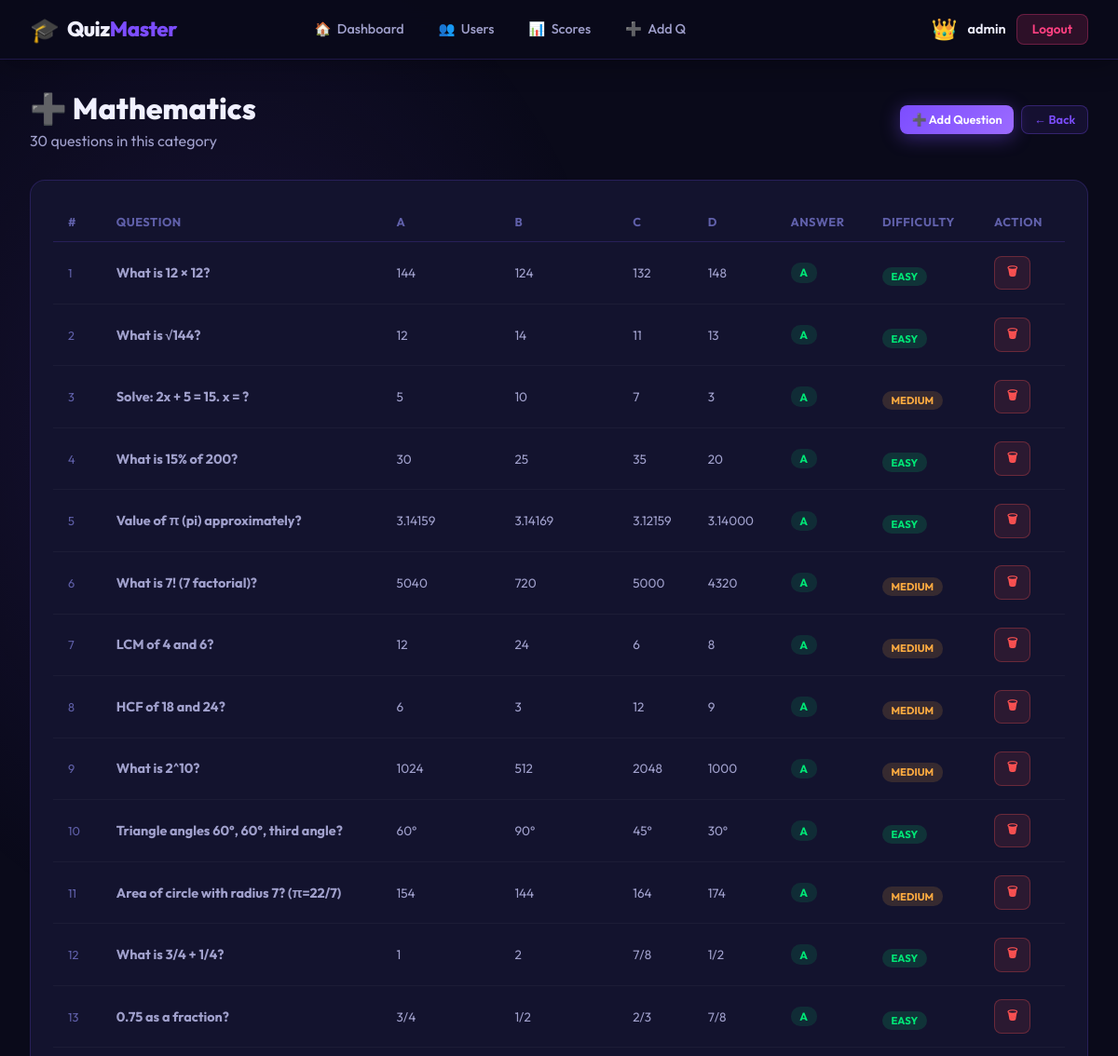
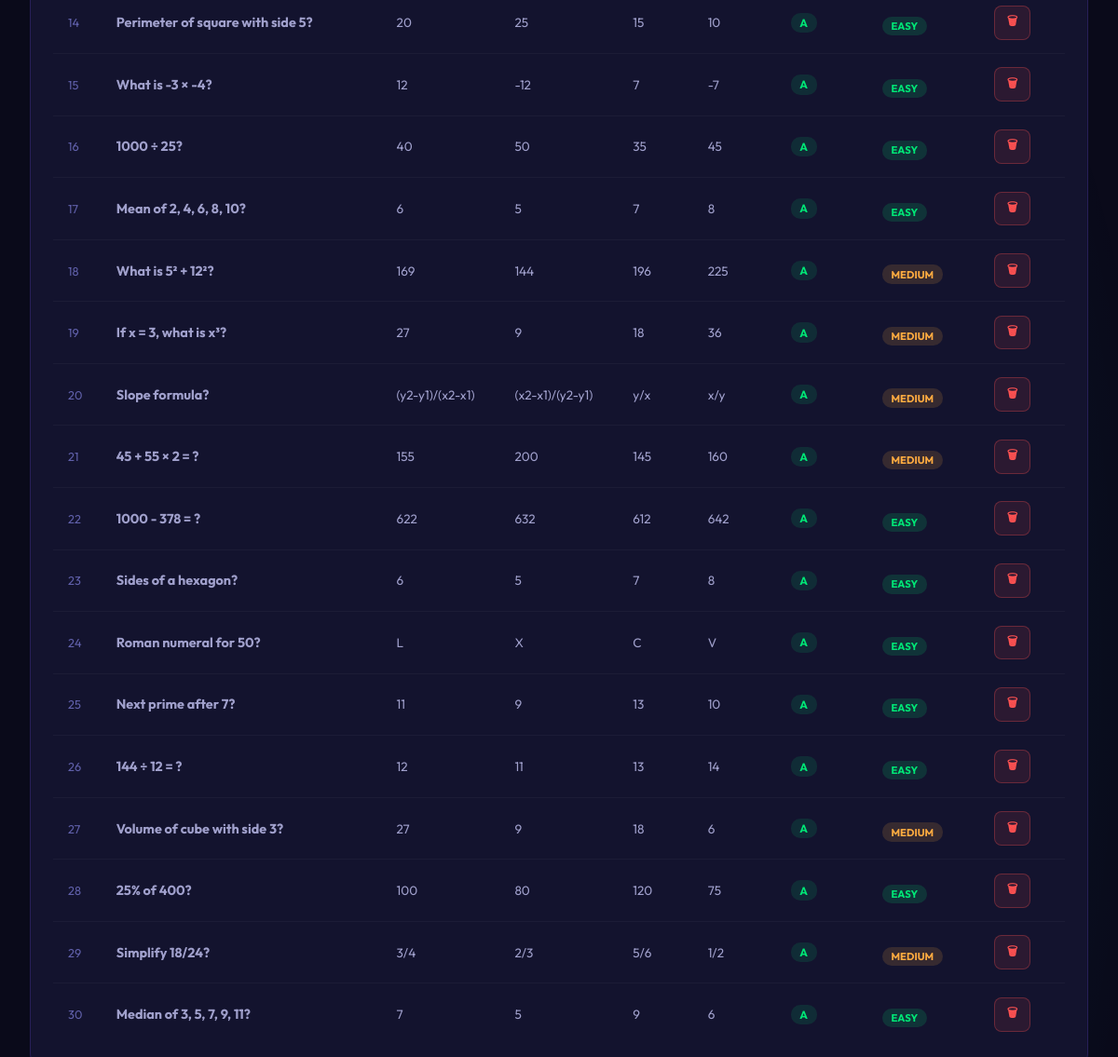
The app's page /admin/questions/1 (signed in) with its own data (2 pictures, top to bottom).
### tables this page shows
CREATE TABLE categories (
        id INTEGER PRIMARY KEY AUTOINCREMENT,
        name TEXT UNIQUE NOT NULL,
        icon TEXT DEFAULT '📚',
        color TEXT DEFAULT '#667eea',
        description TEXT DEFAULT ''
    );

CREATE TABLE questions (
        id INTEGER PRIMARY KEY AUTOINCREMENT,
        category_id INTEGER NOT NULL,
        question TEXT NOT NULL,
        option_a TEXT NOT NULL,
        option_b TEXT NOT NULL,
        option_c TEXT NOT NULL,
        option_d TEXT NOT NULL,
        correct_answer TEXT NOT NULL,
        difficulty TEXT DEFAULT 'medium',
        created_by INTEGER DEFAULT 1,
        FOREIGN KEY(category_id) REFERENCES categories(id)
    );

### app.py (the view)
@app.route("/admin/questions/<int:cat_id>")
def admin_questions(cat_id):
    if not current_user() or current_user()["role"] != "admin":
        return redirect(url_for("login"))
    conn = get_db()
    cat = conn.execute("SELECT * FROM categories WHERE id=?", (cat_id,)).fetchone()
    qs = conn.execute("SELECT * FROM questions WHERE category_id=?", (cat_id,)).fetchall()
    conn.close()
    return render_template("admin_questions.html", cat=cat, questions=qs, user=current_user())

### app.py (called while the page is built)
def get_db():
    conn = sqlite3.connect(DB)
    conn.row_factory = sqlite3.Row
    return conn

def current_user():
    return session.get("user")

### templates/admin_questions.html (shortened to what this page needs)
{% extends "base.html" %}
{% block content %}
<div class="page-container">
  <div class="page-header flex-between flex-wrap gap-2">
    <div>
      <h1 class="page-title">{{ cat.icon }} {{ cat.name }}</h1>
      <p class="page-subtitle">{{ questions|length }} questions in this category</p>
    </div>
    <div style="display:flex;gap:0.5rem;flex-wrap:wrap;">
      <a href="{{ url_for('add_question') }}" class="btn btn-primary btn-sm">➕ Add Question</a>
      <a href="{{ url_for('admin_dashboard') }}" class="btn btn-secondary btn-sm">← Back</a>
    </div>
  </div>
  <div class="card">
    <div style="overflow-x:auto;">
      <table class="data-table">
        <thead>
          <tr>
            <th>#</th>
            <th style="min-width:250px;">Question</th>
            <th>A</th><th>B</th><th>C</th><th>D</th>
            <th>Answer</th>
            <th>Difficulty</th>
            <th>Action</th>
          </tr>
        </thead>
        <tbody>
          {% for q in questions %}
          <tr>
            <td style="color:var(--text-muted);font-size:0.8rem;">{{ loop.index }}</td>
            <td><strong style="font-size:0.9rem;">{{ q.question }}</strong></td>
            <td style="font-size:0.85rem;color:var(--text-secondary);">{{ q.option_a }}</td>
            <td style="font-size:0.85rem;color:var(--text-secondary);">{{ q.option_b }}</td>
            <td style="font-size:0.85rem;color:var(--text-secondary);">{{ q.option_c }}</td>
            <td style="font-size:0.85rem;color:var(--text-secondary);">{{ q.option_d }}</td>
            <td>
              <span class="tag tag-green">{{ q.correct_answer }}</span>
            </td>
            <td>
              <span class="question-diff diff-{{ q.difficulty }}">{{ q.difficulty }}</span>
            </td>
            <td>
              <form method="POST" action="{{ url_for('delete_question', qid=q.id) }}"
                    onsubmit="return confirm('Delete this question?')">
                <button type="submit" class="btn btn-danger btn-sm">🗑</button>
              </form>
            </td>
          </tr>
          {% else %}
          <tr><td colspan="9" style="text-align:center;color:var(--text-muted);padding:2rem;">No questions yet. Add some!</td></tr>
          {% endfor %}
        </tbody>
      </table>
    </div>
  </div>
</div>
{% endblock %}

### static/css/style.css (style rules this page uses)
:root { --bg-primary: #0a0a1a; --bg-secondary: #0f0f2a; --bg-card: #13132e; --bg-card2: #1a1a3e; --border: rgba(120,80,255,0.2); --accent: #7c4dff; --accent2: #00e5ff; --accent3: #ff4081; --gold: #ffd700; --text-primary: #f0f0ff; --text-secondary:#a0a0cc; --text-muted: #6060aa; --success: #00e676; --error: #ff5252; --warning: #ffab40; --radius: 16px; --radius-sm: 8px; --radius-lg: 24px; --shadow: 0 8px 32px rgba(124,77,255,0.15); --shadow-lg: 0 20px 60px rgba(0,0,0,0.5); --transition: 0.3s cubic-bezier(0.4,0,0.2,1); }
*, *::before, *::after { box-sizing: border-box; margin: 0; padding: 0; }
html { scroll-behavior: smooth; }
body { font-family: 'Outfit', sans-serif; background: var(--bg-primary); color: var(--text-primary); min-height: 100vh; overflow-x: hidden; position: relative; }
body::before { content: ''; position: fixed; inset: 0; background: radial-gradient(ellipse 60% 40% at 20% 20%, rgba(124,77,255,0.12) 0%, transparent 60%), radial-gradient(ellipse 40% 60% at 80% 80%, rgba(0,229,255,0.08) 0%, transparent 60%); pointer-events: none; z-index: 0; }
.page-container { position: relative; z-index: 1; padding: 2rem; max-width: 1400px; margin: 0 auto; }
.page-header { margin-bottom: 2rem; }
.page-title { font-size: 2rem; font-weight: 800; color: var(--text-primary); }
.page-subtitle { color: var(--text-secondary); margin-top: 0.3rem; }
.card { background: var(--bg-card); border: 1px solid var(--border); border-radius: var(--radius); padding: 1.5rem; transition: var(--transition); position: relative; overflow: hidden; }
.card::before { content: ''; position: absolute; top: 0; left: 0; right: 0; height: 3px; background: linear-gradient(90deg, var(--accent), var(--accent2)); opacity: 0; transition: var(--transition); }
.btn { display: inline-flex; align-items: center; gap: 0.5rem; padding: 0.75rem 1.5rem; border-radius: var(--radius-sm); font-family: 'Outfit', sans-serif; font-weight: 600; font-size: 0.95rem; cursor: pointer; border: none; text-decoration: none; transition: var(--transition); white-space: nowrap; }
.btn-primary { background: linear-gradient(135deg, var(--accent), #9c6bff); color: #fff; box-shadow: 0 4px 20px rgba(124,77,255,0.4); }
.btn-secondary { background: rgba(124,77,255,0.1); color: var(--accent); border: 1px solid rgba(124,77,255,0.3); }
.btn-danger { background: rgba(255,82,82,0.1); color: var(--error); border: 1px solid rgba(255,82,82,0.3); }
.btn-sm { padding: 0.4rem 0.8rem; font-size: 0.8rem; }
.data-table { width: 100%; border-collapse: collapse; }
.data-table th { padding: 0.8rem 1rem; text-align: left; font-weight: 700; font-size: 0.8rem; text-transform: uppercase; letter-spacing: 0.5px; color: var(--text-muted); border-bottom: 1px solid var(--border); }
.data-table td { padding: 0.9rem 1rem; border-bottom: 1px solid rgba(255,255,255,0.04); font-size: 0.9rem; color: var(--text-secondary); }
.data-table tr:last-child td { border-bottom: none; }
.question-diff { display: inline-block; padding: 0.2rem 0.6rem; border-radius: 10px; font-size: 0.7rem; font-weight: 700; text-transform: uppercase; margin-top: 0.5rem; }
.diff-easy { background: rgba(0,230,118,0.15); color: var(--success); }
.diff-medium { background: rgba(255,171,64,0.15); color: var(--warning); }
.gap-2 { gap:1rem }
.flex-between { display:flex;align-items:center;justify-content:space-between }
.flex-wrap { flex-wrap:wrap }
.tag { display:inline-block;padding:.2rem .6rem;border-radius:10px;font-size:.75rem;font-weight:700 }
.tag-green { background:rgba(0,230,118,.12);color:var(--success) }

### records on screen
categories: icon "➕", name "Mathematics"
questions: question "What is 12 × 12?", option_a "144", option_b "124", option_c "132", option_d "148", correct_answer "A", difficulty "EASY"
questions: question "What is √144?", option_a "12", option_b "14", option_c "11", option_d "13", correct_answer "A", difficulty "EASY"
questions: question "Solve: 2x + 5 = 15. x = ?", option_a "5", option_b "10", option_c "7", option_d "3", correct_answer "A", difficulty "MEDIUM"
questions: question "What is 15% of 200?", option_a "30", option_b "25", option_c "35", option_d "20", correct_answer "A", difficulty "EASY"
questions: question "Value of π (pi) approximately?", option_a "3.14159", option_b "3.14169", option_c "3.12159", option_d "3.14000", correct_answer "A", difficulty "EASY"
questions: question "What is 7! (7 factorial)?", option_a "5040", option_b "720", option_c "5000", option_d "4320", correct_answer "A", difficulty "MEDIUM"
questions: question "LCM of 4 and 6?", option_a "12", option_b "24", option_c "6", option_d "8", correct_answer "A", difficulty "MEDIUM"
questions: question "HCF of 18 and 24?", option_a "6", option_b "3", option_c "12", option_d "9", correct_answer "A", difficulty "MEDIUM"
questions: question "What is 2^10?", option_a "1024", option_b "512", option_c "2048", option_d "1000", correct_answer "A", difficulty "MEDIUM"
questions: question "Triangle angles 60°, 60°, third angle?", option_a "60°", option_b "90°", option_c "45°", option_d "30°", correct_answer "A", difficulty "EASY"
questions: question "Area of circle with radius 7? (π=22/7)", option_a "154", option_b "144", option_c "164", option_d "174", correct_answer "A", difficulty "MEDIUM"
questions: question "What is 3/4 + 1/4?", option_a "1", option_b "2", option_c "7/8", option_d "1/2", correct_answer "A", difficulty "EASY"
questions: question "0.75 as a fraction?", option_a "3/4", option_b "1/2", option_c "2/3", option_d "7/8", correct_answer "A", difficulty "EASY"
questions: question "Perimeter of square with side 5?", option_a "20", option_b "25", option_c "15", option_d "10", correct_answer "A", difficulty "EASY"
questions: question "What is -3 × -4?", option_a "12", option_b "-12", option_c "7", option_d "-7", correct_answer "A", difficulty "EASY"
questions: question "1000 ÷ 25?", option_a "40", option_b "50", option_c "35", option_d "45", correct_answer "A", difficulty "EASY"
questions: question "Mean of 2, 4, 6, 8, 10?", option_a "6", option_b "5", option_c "7", option_d "8", correct_answer "A", difficulty "EASY"
questions: question "What is 5² + 12²?", option_a "169", option_b "144", option_c "196", option_d "225", correct_answer "A", difficulty "MEDIUM"
questions: question "If x = 3, what is x³?", option_a "27", option_b "9", option_c "18", option_d "36", correct_answer "A", difficulty "MEDIUM"
questions: question "Slope formula?", option_a "(y2-y1)/(x2-x1)", option_b "(x2-x1)/(y2-y1)", option_c "y/x", option_d "x/y", correct_answer "A", difficulty "MEDIUM"
questions: question "45 + 55 × 2 = ?", option_a "155", option_b "200", option_c "145", option_d "160", correct_answer "A", difficulty "MEDIUM"
questions: question "1000 - 378 = ?", option_a "622", option_b "632", option_c "612", option_d "642", correct_answer "A", difficulty "EASY"
questions: question "Sides of a hexagon?", option_a "6", option_b "5", option_c "7", option_d "8", correct_answer "A", difficulty "EASY"
questions: question "Roman numeral for 50?", option_a "L", option_b "X", option_c "C", option_d "V", correct_answer "A", difficulty "EASY"
questions: question "Next prime after 7?", option_a "11", option_b "9", option_c "13", option_d "10", correct_answer "A", difficulty "EASY"
questions: question "144 ÷ 12 = ?", option_a "12", option_b "11", option_c "13", option_d "14", correct_answer "A", difficulty "EASY"
questions: question "Volume of cube with side 3?", option_a "27", option_b "9", option_c "18", option_d "6", correct_answer "A", difficulty "MEDIUM"
questions: question "25% of 400?", option_a "100", option_b "80", option_c "120", option_d "75", correct_answer "A", difficulty "EASY"
questions: question "Simplify 18/24?", option_a "3/4", option_b "2/3", option_c "5/6", option_d "1/2", correct_answer "A", difficulty "MEDIUM"
questions: question "Median of 3, 5, 7, 9, 11?", option_a "7", option_b "5", option_c "9", option_d "6", correct_answer "A", difficulty "EASY"

### other values on screen
{{ session.user.avatar }} "👑"
{{ session.user.username }} "admin"
{{ questions|length }} "30"
